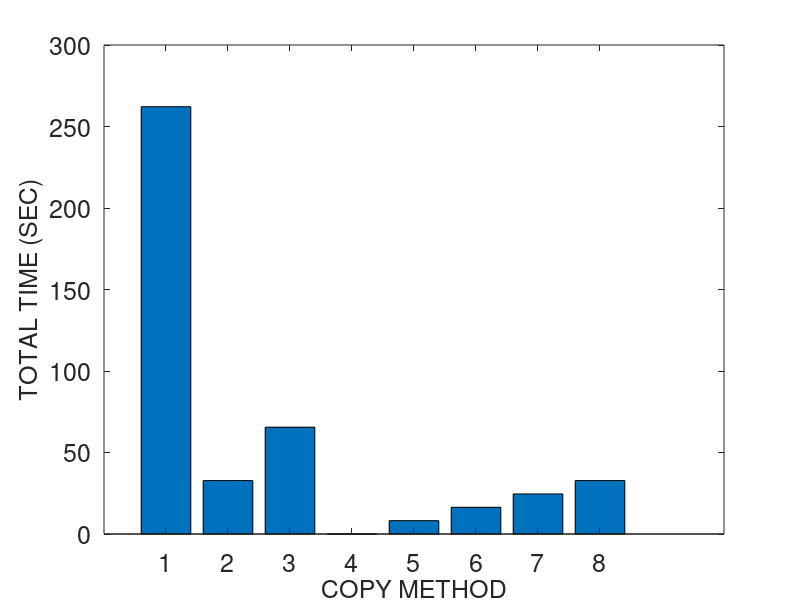
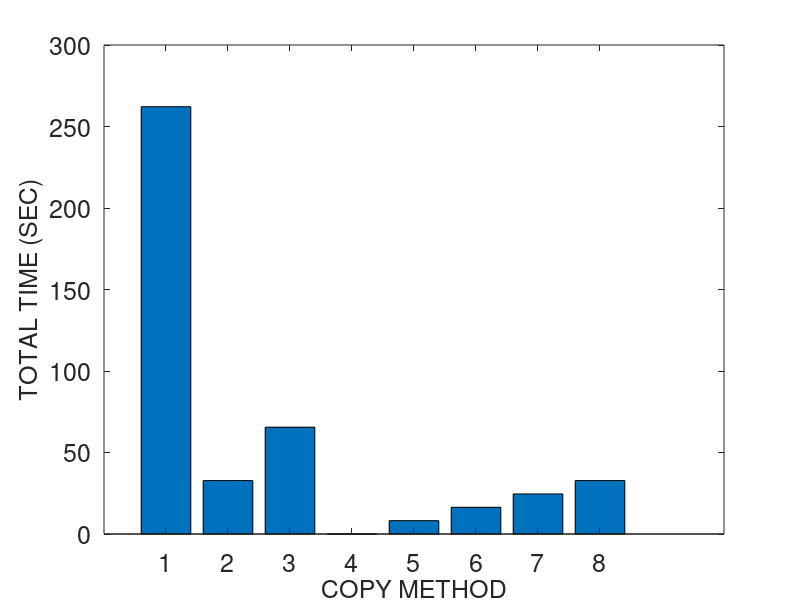
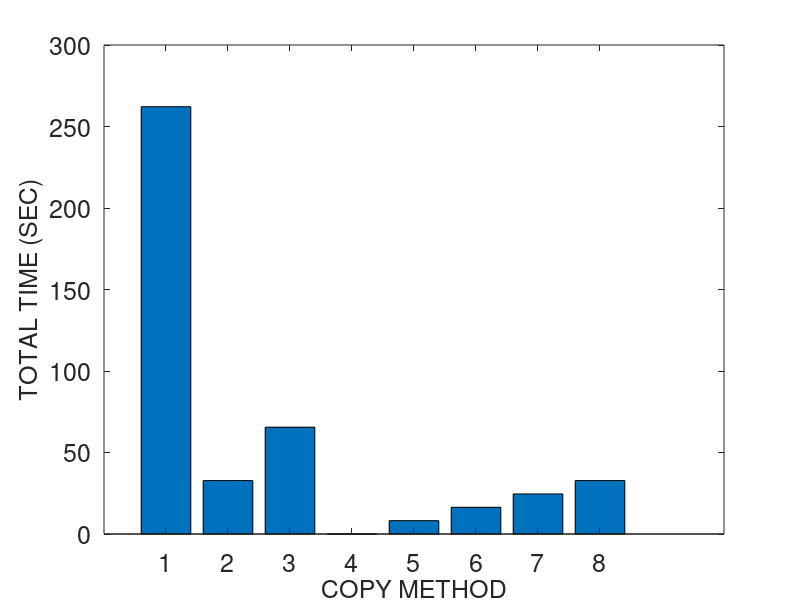
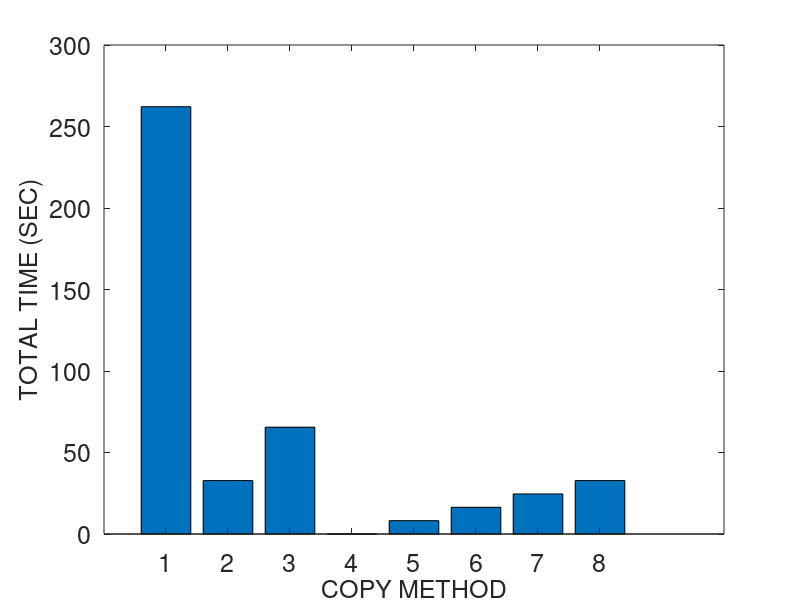

Source code (MATLAB) for these figures, in order:
% basic hybrid copy migration
	global wss numpages readrate dirtyrate pagesize b scinfo
	global totaltime downtime totaldata

% memory size in MB
r = 4096
r *= 1024 % convert to KB

% page dirty rate in percent (%): against to total memory pages
readrate = 0
prefix = strcat ("M4G_R", num2str(readrate))
readrate /= 100

dirtyrate = 100 
prefix = strcat (prefix, "_W", num2str(dirtyrate))
dirtyrate /= 100

% prediction accuracy 0 through 1
acc = 1

pagesize = 4 % in KB
numpages = r / pagesize

% delta compression rate
comp = 0.5 

% amount of CPU and device states in KB 
scinfo = 100

% working set size in number of pages
wss = numpages * 0.25

% 0: zero, 1: read, 2: dirtied, 3: inactive data
mem = zeros(1, numpages);

run = 1

%prefix = strcat (prefix, "_acc", num2str(acc), "_r", num2str(run))

% bandwidth in gbps
b = 1000 
b = b * 1024/8 % convert to KB

%fontsize = 10
fontsize = 18
%fontsize = 20

totaltime = 0;
downtime = 0;
totaldata = 0;

A = zeros(8, 3);

%%%%%%%%%%%%%%%%%%%%%%%%%%%%%%
% precopy migration
%%%%%%%%%%%%%%%%%%%%%%%%%%%%%%
fprintf('\n')
disp('==================== Precopy migration ====================')
% iterations
present = numpages * pagesize
iter = 0
while present > 50 && iter < 29 && totaldata < 4*r
	pretime = present / b
	totaltime += pretime
	totaldata += present
	present = numpages * pagesize * dirtyrate 
	%dirts = wss * dirtyrate
	iter += 1
end

% stop-and-copy phase
% stop conditions: 29 iterations, 50 pages, 4 memory size sent
scsent = scinfo + present * pagesize
downtime = scsent / b
totaltime += downtime
totaldata += scsent

% network fault rate
NFR = 0

A (1, 1) = totaltime;
A (1, 2) = downtime;
A (1, 3) = totaldata;

%%%%%%%%%%%%%%%%%%%%%%%%%%%%%%
% postcopy migration
%%%%%%%%%%%%%%%%%%%%%%%%%%%%%%
fprintf('\n')
disp('===================== Postcopy migration ======================')
totaltime = 0;
downtime = 0;
totaldata = 0;

% stop-and-copy phase
scsent = scinfo
downtime = scsent / b
totaltime += downtime
totaldata += scsent

% prepaging (bubbling) and on-demand paging
postsent = r
posttime = postsent/b
totaltime += posttime
totaldata += postsent
% network fault rate
NFR = 0.2

A (2, 1) = totaltime;
A (2, 2) = downtime;
A (2, 3) = totaldata;

%%%%%%%%%%%%%%%%%%%%%%%%%%%%%%
% hybrid copy migration
%%%%%%%%%%%%%%%%%%%%%%%%%%%%%%
fprintf('\n')
disp('==================== Hybrid copy migration ====================')
totaltime = 0;
downtime = 0;
totaldata = 0;

% precopy phase: single iteration
present = r
pretime = present / b
totaltime += pretime
totaldata += present

% stop-and-copy phase
bitmapsize = 500 % KB
scsent = scinfo + bitmapsize
downtime = scsent / b
totaltime += downtime
totaldata += scsent

% postcopy phase: prepaging (bubbling) and on-demand paging
%dirts = wss * dirtyrate
dirts = numpages * dirtyrate
postsent = dirts * pagesize
posttime = postsent/b
totaltime += posttime
totaldata += postsent
% network fault rate
NFR = 0.2

A (3, 1) = totaltime;
A (3, 2) = downtime;
A (3, 3) = totaldata;

%%%%%%%%%%%%%%%%%%%%%%%%%%%%%%
% proactive hybrid copy migration
%%%%%%%%%%%%%%%%%%%%%%%%%%%%%%
%disp(char(10))
fprintf('\n')
disp('=============== Proactive hybrid copy migration ================')

function [tt, dt, td] = prohybrid(acc)
	global wss numpages readrate dirtyrate pagesize b scinfo
	global totaltime downtime totaldata

	totaltime = 0;
	downtime = 0;
	totaldata = 0;

% precopy phase
% LRU, PFR

% scan the dirtied pages
% for dirtied pages
% 	mark dirtied (1)
% 	mem(random (1, wss * 0.1))	
%randperm(int64(wss * 0.1));
% for read pages
% 	mark read (2)
% 	mem (random (wss * 0.1, wss * 0.2))

% for pages
% 	predict read/write

% send the pages most likely to be read and least likely to be dirtied
% do not send the pages most likely to be dirtied
% construct queue with the order of p1/p2
%reads = numpages * 0.4 
% total read rate = wss * read_rate = 0.25 * 0.16 = 0.04 (4%)
%read_rate = 0.16
%read_rate = 0.04 % 4% of total memory
% total write rate = wss * write_rate = 0.25 * 0.16 = 0.04 (4%)
%write_rate = 0.16
%write_rate = 0.04 % 4% of total memory
% simple case: readonly pages (RO) - zero dirtied pages 
%RO = 0.3
	pred_pages = numpages * readrate * acc

% LRU
% for LRU queue
% 	mark sent
%	insert the pages into cache and perform delta compression

	present = pred_pages * pagesize
	pretime = present/b
	totaltime += pretime
	totaldata += present

	% stop-and-copy phase
	% send the CPU and device states
	bitmapsize = 500 % KB
	scsent = scinfo + bitmapsize
	downtime = scsent/b
	totaltime += downtime
	totaldata += scsent

	% postcopy phase
	postsent = (numpages - pred_pages) * pagesize

	% exclude the predicted dirtied pages 
	pred_dirts = numpages * dirtyrate * acc
	postsent = (numpages - pred_pages - pred_dirts) * pagesize
	posttime = postsent/b
	totaltime += posttime
	totaldata += postsent
end

% network fault rate
NFR = 0.2

prohybrid(acc)
A (4, 1) = totaltime;
A (4, 2) = downtime;
A (4, 3) = totaldata;

acc = 0.75
prohybrid(acc);
A (5, 1) = totaltime;
A (5, 2) = downtime;
A (5, 3) = totaldata;

acc = 0.5
prohybrid(acc);
A (6, 1) = totaltime;
A (6, 2) = downtime;
A (6, 3) = totaldata;

acc = 0.25
prohybrid(acc);
A (7, 1) = totaltime;
A (7, 2) = downtime;
A (7, 3) = totaldata;

acc = 0
prohybrid(acc);
A (8, 1) = totaltime;
A (8, 2) = downtime;
A (8, 3) = totaldata

%%%%%%%%%%%%%%%%%%%%%%%%%%%%%%%%%%%%%%%%%%%%%%%%%%%%%%%
%                     plotting
% precopy
% postcopy
% hybrid
% pro-hybrid
%%%%%%%%%%%%%%%%%%%%%%%%%%%%%%%%%%%%%%%%%%%%%%%%%%%%%%%

%prefix = "M4G_R14W14_acc100_r1"
%prefix = strcat ("M4G_R", readrate, "W", dirtyrate, "acc", acc, "r", run)
%prefix = strcat (prefix, "W")
%prefix = strcat (prefix, dirtyrate)

dlmwrite (prefix, A, ' ')

%%%%%%%%%%%%%%%%%%%% total time %%%%%%%%%%%%%%%%%%%%%%
figure;
output = strcat(prefix, ".tt");
%output = prefix
%x = ['PRECOPY', 'POSTCOPY', 'HYBRID', 'PRO-HYBRID'];
x = {'PRE', 'POST', 'HYBR', 'PROH100', 'PROH75', 'PROH50', 'PROH25', 'PROH0'};
x = {'1', '2', '3', '4', '5', '6', '7', '8'};
%x = 1:1:length(A);
%plot(x, A(:,2)/1000000, x, A(:,3)/1000000, '-.*');
%plot(A(:,2));

%xtics = 1:4:16
%bar(xtics, A(:,1))
%bar(A(:,1), XTicksLabelStyle = Diagonal)
bar(A(:,1))
set(gca, 'XTick', 1:8, 'XTickLabel', x, 'FontSize', fontsize)
xlabel('COPY METHOD', 'FontSize', fontsize);
ylabel('TOTAL TIME (SEC)', 'FontSize', fontsize);
%legend('PRECOPY', 'POSTCOPY', 'HYBRID', 'PRO-HYBRID');
%bar(x, A(:,1))

saveas (1, strcat(output, ".png"));
saveas (1, strcat(output, ".eps"));
saveas (1, strcat(output, ".emf"));

%%%%%%%%%%%%%%%%%%%% downtime %%%%%%%%%%%%%%%%%%%%%%
figure;
output = strcat(prefix, ".dt");

bar(A(:,2))
set(gca, 'XTick', 1:8, 'XTickLabel', x, 'FontSize', fontsize)
xlabel('COPY METHOD', 'FontSize', fontsize);
ylabel('DOWNTIME (SEC)', 'FontSize', fontsize);

saveas (1, strcat(output, ".png"));
saveas (1, strcat(output, ".eps"));
saveas (1, strcat(output, ".emf"));

%%%%%%%%%%%%%%%%%%%% total data %%%%%%%%%%%%%%%%%%%%%%
figure;
output = strcat(prefix, ".td");

bar(A(:,3))
set(gca, 'XTick', 1:8, 'XTickLabel', x, 'FontSize', fontsize)
xlabel('COPY METHOD', 'FontSize', fontsize);
ylabel('TOTAL DATA TRANSFERRED (KB)', 'FontSize', fontsize);

saveas (1, strcat(output, ".png"));
saveas (1, strcat(output, ".eps"));
saveas (1, strcat(output, ".emf"));
